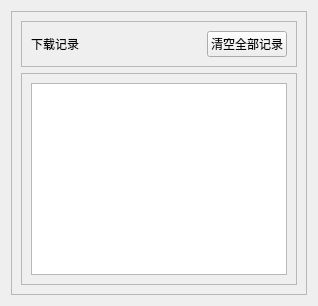
      <widget class="QWidget" name="pageDownloadStatus">
       <layout class="QGridLayout" name="gridLayout_4">
        <item row="0" column="0">
         <widget class="QFrame" name="frmPageDownloadStatus">
          <property name="frameShape">
           <enum>QFrame::Shape::StyledPanel</enum>
          </property>
          <property name="frameShadow">
           <enum>QFrame::Shadow::Raised</enum>
          </property>
          <layout class="QVBoxLayout" name="verticalLayout_18">
           <item>
            <widget class="QFrame" name="frame_9">
             <property name="frameShape">
              <enum>QFrame::Shape::StyledPanel</enum>
             </property>
             <property name="frameShadow">
              <enum>QFrame::Shadow::Raised</enum>
             </property>
             <layout class="QHBoxLayout" name="horizontalLayout_14">
              <item>
               <widget class="QLabel" name="label_5">
                <property name="text">
                 <string>下载记录</string>
                </property>
               </widget>
              </item>
              <item>
               <spacer name="horizontalSpacer_7">
                <property name="orientation">
                 <enum>Qt::Orientation::Horizontal</enum>
                </property>
                <property name="sizeHint" stdset="0">
                 <size>
                  <width>40</width>
                  <height>20</height>
                 </size>
                </property>
               </spacer>
              </item>
              <item>
               <widget class="QPushButton" name="btnClearHistory">
                <property name="text">
                 <string>清空全部记录</string>
                </property>
               </widget>
              </item>
             </layout>
            </widget>
           </item>
           <item>
            <widget class="QFrame" name="frame_10">
             <property name="frameShape">
              <enum>QFrame::Shape::StyledPanel</enum>
             </property>
             <property name="frameShadow">
              <enum>QFrame::Shadow::Raised</enum>
             </property>
             <layout class="QGridLayout" name="gridLayout_8">
              <item row="0" column="0">
               <widget class="QTableView" name="tblDownloadHistory"/>
              </item>
             </layout>
            </widget>
           </item>
          </layout>
         </widget>
        </item>
       </layout>
      </widget>
